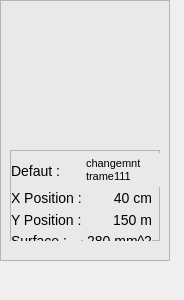
<?xml version="1.0" encoding="UTF-8"?>
<ui version="4.0">
 <class>Image</class>
 <widget class="QWidget" name="Image">
  <property name="geometry">
   <rect>
    <x>0</x>
    <y>0</y>
    <width>184</width>
    <height>300</height>
   </rect>
  </property>
  <property name="windowTitle">
   <string>Form</string>
  </property>
  <widget class="QFrame" name="frame_image_de_defaut">
   <property name="geometry">
    <rect>
     <x>0</x>
     <y>0</y>
     <width>170</width>
     <height>261</height>
    </rect>
   </property>
   <property name="styleSheet">
    <string notr="true">QFrame{
background-color: rgb(233, 233, 233);
}

QLabel{
	text-align:left;
	font-size:14px;
}


QTextBrowser{
	text-align:left;
	font-size:16px;
	border:none;
}



</string>
   </property>
   <property name="frameShape">
    <enum>QFrame::StyledPanel</enum>
   </property>
   <property name="frameShadow">
    <enum>QFrame::Raised</enum>
   </property>
   <widget class="QLabel" name="Image_defaut">
    <property name="geometry">
     <rect>
      <x>10</x>
      <y>5</y>
      <width>150</width>
      <height>141</height>
     </rect>
    </property>
    <property name="minimumSize">
     <size>
      <width>0</width>
      <height>0</height>
     </size>
    </property>
    <property name="maximumSize">
     <size>
      <width>16777215</width>
      <height>16777215</height>
     </size>
    </property>
    <property name="styleSheet">
     <string notr="true"/>
    </property>
    <property name="text">
     <string/>
    </property>
    <property name="pixmap">
     <pixmap>../../../.designer/CODE/Detection des defauts/Images/KinectScreenshot-Color-02-39-46.png</pixmap>
    </property>
    <property name="scaledContents">
     <bool>true</bool>
    </property>
   </widget>
   <widget class="QFrame" name="frame">
    <property name="geometry">
     <rect>
      <x>10</x>
      <y>150</y>
      <width>150</width>
      <height>91</height>
     </rect>
    </property>
    <property name="minimumSize">
     <size>
      <width>0</width>
      <height>0</height>
     </size>
    </property>
    <property name="frameShape">
     <enum>QFrame::StyledPanel</enum>
    </property>
    <property name="frameShadow">
     <enum>QFrame::Raised</enum>
    </property>
    <widget class="QWidget" name="layoutWidget">
     <property name="geometry">
      <rect>
       <x>1</x>
       <y>0</y>
       <width>151</width>
       <height>41</height>
      </rect>
     </property>
     <layout class="QHBoxLayout" name="horizontalLayout">
      <item>
       <widget class="QLabel" name="label_defaut">
        <property name="minimumSize">
         <size>
          <width>0</width>
          <height>26</height>
         </size>
        </property>
        <property name="maximumSize">
         <size>
          <width>16777215</width>
          <height>27</height>
         </size>
        </property>
        <property name="font">
         <font>
          <pointsize>-1</pointsize>
         </font>
        </property>
        <property name="styleSheet">
         <string notr="true"/>
        </property>
        <property name="text">
         <string>Defaut :</string>
        </property>
       </widget>
      </item>
      <item>
       <widget class="QTextBrowser" name="textBrowser">
        <property name="minimumSize">
         <size>
          <width>50</width>
          <height>20</height>
         </size>
        </property>
        <property name="maximumSize">
         <size>
          <width>80</width>
          <height>34</height>
         </size>
        </property>
        <property name="styleSheet">
         <string notr="true"/>
        </property>
        <property name="html">
         <string>&lt;!DOCTYPE HTML PUBLIC &quot;-//W3C//DTD HTML 4.0//EN&quot; &quot;http://www.w3.org/TR/REC-html40/strict.dtd&quot;&gt;
&lt;html&gt;&lt;head&gt;&lt;meta name=&quot;qrichtext&quot; content=&quot;1&quot; /&gt;&lt;style type=&quot;text/css&quot;&gt;
p, li { white-space: pre-wrap; }
&lt;/style&gt;&lt;/head&gt;&lt;body style=&quot; font-family:'MS Shell Dlg 2'; font-size:16px; font-weight:400; font-style:normal;&quot;&gt;
&lt;p style=&quot; margin-top:0px; margin-bottom:0px; margin-left:0px; margin-right:0px; -qt-block-indent:0; text-indent:0px;&quot;&gt;&lt;span style=&quot; font-size:8.25pt;&quot;&gt;changemnt trame111&lt;/span&gt;&lt;/p&gt;&lt;/body&gt;&lt;/html&gt;</string>
        </property>
       </widget>
      </item>
     </layout>
    </widget>
    <widget class="QWidget" name="layoutWidget">
     <property name="geometry">
      <rect>
       <x>1</x>
       <y>38</y>
       <width>141</width>
       <height>63</height>
      </rect>
     </property>
     <layout class="QVBoxLayout" name="_2">
      <property name="spacing">
       <number>2</number>
      </property>
      <item>
       <layout class="QHBoxLayout" name="horizontalLayout_2">
        <item>
         <widget class="QLabel" name="label_X_Position">
          <property name="text">
           <string>X Position :</string>
          </property>
         </widget>
        </item>
        <item>
         <widget class="QLabel" name="X_Position">
          <property name="layoutDirection">
           <enum>Qt::LeftToRight</enum>
          </property>
          <property name="text">
           <string>40 cm</string>
          </property>
          <property name="alignment">
           <set>Qt::AlignRight|Qt::AlignTrailing|Qt::AlignVCenter</set>
          </property>
         </widget>
        </item>
       </layout>
      </item>
      <item>
       <layout class="QHBoxLayout" name="horizontalLayout_3">
        <item>
         <widget class="QLabel" name="label_Y_Position">
          <property name="text">
           <string>Y Position :</string>
          </property>
         </widget>
        </item>
        <item>
         <widget class="QLabel" name="Y_Position">
          <property name="layoutDirection">
           <enum>Qt::LeftToRight</enum>
          </property>
          <property name="text">
           <string>150 m</string>
          </property>
          <property name="alignment">
           <set>Qt::AlignRight|Qt::AlignTrailing|Qt::AlignVCenter</set>
          </property>
         </widget>
        </item>
       </layout>
      </item>
      <item>
       <layout class="QHBoxLayout" name="horizontalLayout_4">
        <item>
         <widget class="QLabel" name="label_Surface">
          <property name="text">
           <string>Surface :</string>
          </property>
         </widget>
        </item>
        <item>
         <widget class="QLabel" name="Surface">
          <property name="layoutDirection">
           <enum>Qt::LeftToRight</enum>
          </property>
          <property name="text">
           <string>280 mm^2</string>
          </property>
          <property name="alignment">
           <set>Qt::AlignRight|Qt::AlignTrailing|Qt::AlignVCenter</set>
          </property>
         </widget>
        </item>
       </layout>
      </item>
     </layout>
    </widget>
   </widget>
  </widget>
 </widget>
 <tabstops>
  <tabstop>textBrowser</tabstop>
 </tabstops>
 <resources/>
 <connections/>
</ui>
